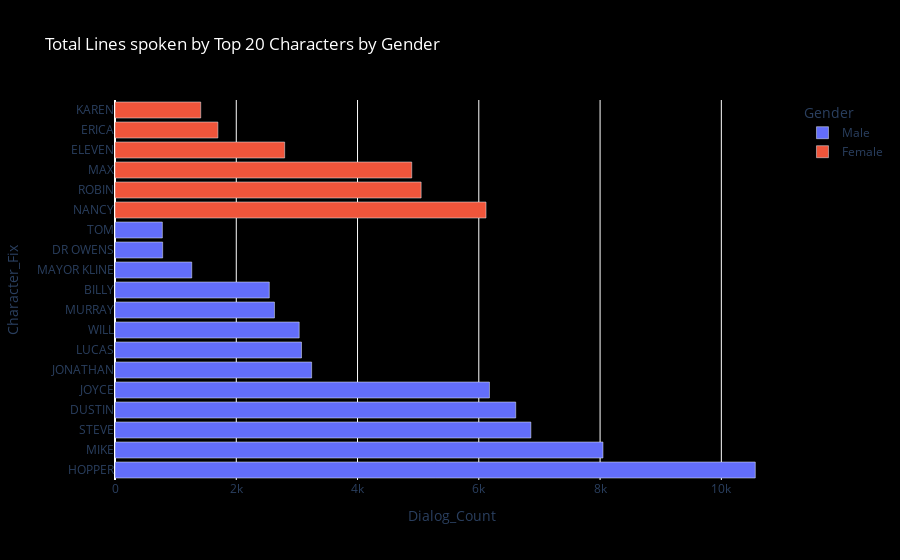

Notebook cell for this chart:
### Code cell
fig = px.bar(gender_20df, y="Character_Fix", x="Dialog_Count",
                 hover_name="Character_Fix",color = 'Gender',
                 color_continuous_scale="Bluered", 
                 title= "Total Lines spoken by Top 20 Characters by Gender")
#fig.update_layout(paper_bgcolor = 'rgba(0, 0, 0, 0)', plot_bgcolor = 'rgba(0, 0, 0, 0)')
fig.update_layout(paper_bgcolor = 'black', plot_bgcolor = 'black')
fig.update_layout(title_font_color='white') 
fig.show()

### Figure 1 — Plotly figure (JSON) as saved in the notebook; plotly's stock layout.template omitted (floating-point values rounded to 4 significant figures)
{"data": [{"alignmentgroup": "True", "hovertemplate": "<b>%{hovertext}</b><br><br>Gender=Male<br>Dialog_Count=%{x}<br>Character_Fix=%{y}<extra></extra>", "hovertext": ["HOPPER", "MIKE", "STEVE", "DUSTIN", "JOYCE", "JONATHAN", "LUCAS", "WILL", "MURRAY", "BILLY", "MAYOR KLINE", "DR OWENS", "TOM"], "legendgroup": "Male", "marker": {"color": "#636efa", "pattern": {"shape": ""}}, "name": "Male", "offsetgroup": "Male", "orientation": "h", "showlegend": true, "textposition": "auto", "type": "bar", "x": [10560, 8048, 6859, 6609, 6176, 3243, 3076, 3038, 2630, 2545, 1266, 786, 781], "xaxis": "x", "y": ["HOPPER", "MIKE", "STEVE", "DUSTIN", "JOYCE", "JONATHAN", "LUCAS", "WILL", "MURRAY", "BILLY", "MAYOR KLINE", "DR OWENS", "TOM"], "yaxis": "y"}, {"alignmentgroup": "True", "hovertemplate": "<b>%{hovertext}</b><br><br>Gender=Female<br>Dialog_Count=%{x}<br>Character_Fix=%{y}<extra></extra>", "hovertext": ["NANCY", "ROBIN", "MAX", "ELEVEN", "ERICA", "KAREN"], "legendgroup": "Female", "marker": {"color": "#EF553B", "pattern": {"shape": ""}}, "name": "Female", "offsetgroup": "Female", "orientation": "h", "showlegend": true, "textposition": "auto", "type": "bar", "x": [6119, 5049, 4894, 2798, 1697, 1414], "xaxis": "x", "y": ["NANCY", "ROBIN", "MAX", "ELEVEN", "ERICA", "KAREN"], "yaxis": "y"}], "layout": {"barmode": "relative", "legend": {"title": {"text": "Gender"}, "tracegroupgap": 0}, "paper_bgcolor": "black", "plot_bgcolor": "black", "title": {"font": {"color": "white"}, "text": "Total Lines spoken by Top 20 Characters by Gender"}, "xaxis": {"anchor": "y", "domain": [0, 1], "title": {"text": "Dialog_Count"}}, "yaxis": {"anchor": "x", "domain": [0, 1], "title": {"text": "Character_Fix"}}}}
